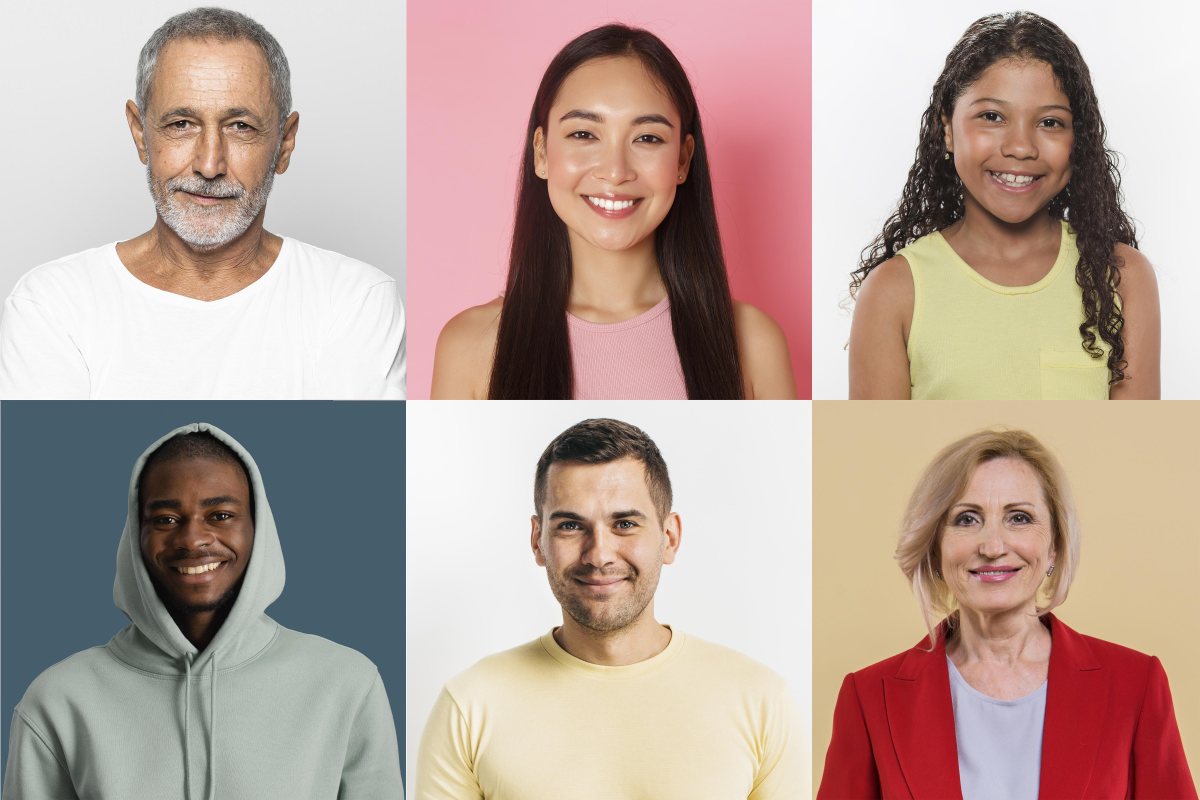
//> input picture people.jpg, 4800 x 3200 px (shown at 1/4 size)
$ ./main people.jpg   (built with g++ and OpenCV 4)
//> lines starting //> are read from the running program, lines starting //| are printed output that depends on the picture
#include "opencv2/opencv.hpp"
#include "opencv2/objdetect.hpp"
#include <iostream>
#include <omp.h>

using namespace std;
using namespace cv;

// Función para detectar y guardar los rostros detectados
void detectFacesAndSaveCrops(const Mat& image, CascadeClassifier& face_cascade, vector<Rect>& faces)
{
    Mat gray_image;
    cvtColor(image, gray_image, COLOR_BGR2GRAY);
    equalizeHist(gray_image, gray_image);

    GaussianBlur(gray_image, gray_image, Size(5, 5), 1.5);
    face_cascade.detectMultiScale(gray_image, faces, 1.1, 5, 0 | CASCADE_SCALE_IMAGE, Size(30, 30), Size());

    #pragma omp parallel for
    for (size_t i = 0; i < faces.size(); i++)
    {
        Mat faceROI = image(faces[i]);
        string face_filename = "rostro_" + to_string(i) + ".jpg";
        imwrite(face_filename, faceROI);
    }
}

// Función para marcar los rostros detectados y guardar la imagen final
void markFacesAndSaveImage(const Mat& image, const vector<Rect>& faces, const string& output_image_name)
{
    Mat colored_image;
    applyColorMap(image, colored_image, COLORMAP_OCEAN);

    // Dibujar rectángulos alrededor de cada rostro detectado
    for (size_t i = 0; i < faces.size(); i++)
    {
        rectangle(colored_image, faces[i], Scalar(0, 255, 0), 2);
    }

    // Guardar la imagen con los rostros marcados
    imwrite(output_image_name, colored_image);
    cout << "Imagen con rostros guardada como " << output_image_name << endl;

    Mat resized_image;
    Size new_size(800, 600);
    resize(colored_image, resized_image, new_size);
    namedWindow("Rostros detectados", WINDOW_NORMAL);
    imshow("Rostros detectados", resized_image);
    waitKey(0);
}

int main(int argc, char** argv)
{
    if (argc != 2)
    {
        cout << "Uso: " << argv[0] << " <imagen.jpeg>" << endl;
        return -1;
    }

    string image_path = argv[1];
    Mat image = imread(image_path, IMREAD_COLOR);
//> image is the input picture: 3200 rows x 4800 cols, CV_8UC3; mean B, G, R 155.8, 164.5, 185.2

    if (image.empty())
    {
        cout << "Error al cargar la imagen!" << endl;
        return -1;
    }

    CascadeClassifier face_cascade;
    if (!face_cascade.load("/usr/local/share/opencv4/haarcascades/haarcascade_frontalface_alt2.xml"))
    {
        cout << "Error al cargar el archivo haarcascade_frontalface_alt2.xml" << endl;
        return -1;
    }

    // Vector para almacenar los rostros detectados
    vector<Rect> faces;

    // Detectar rostros y guardar los recortes de rostros
    detectFacesAndSaveCrops(image, face_cascade, faces);
//> in detectFacesAndSaveCrops, `cvtColor(image, gray_image, COLOR_BGR2GRAY);`:
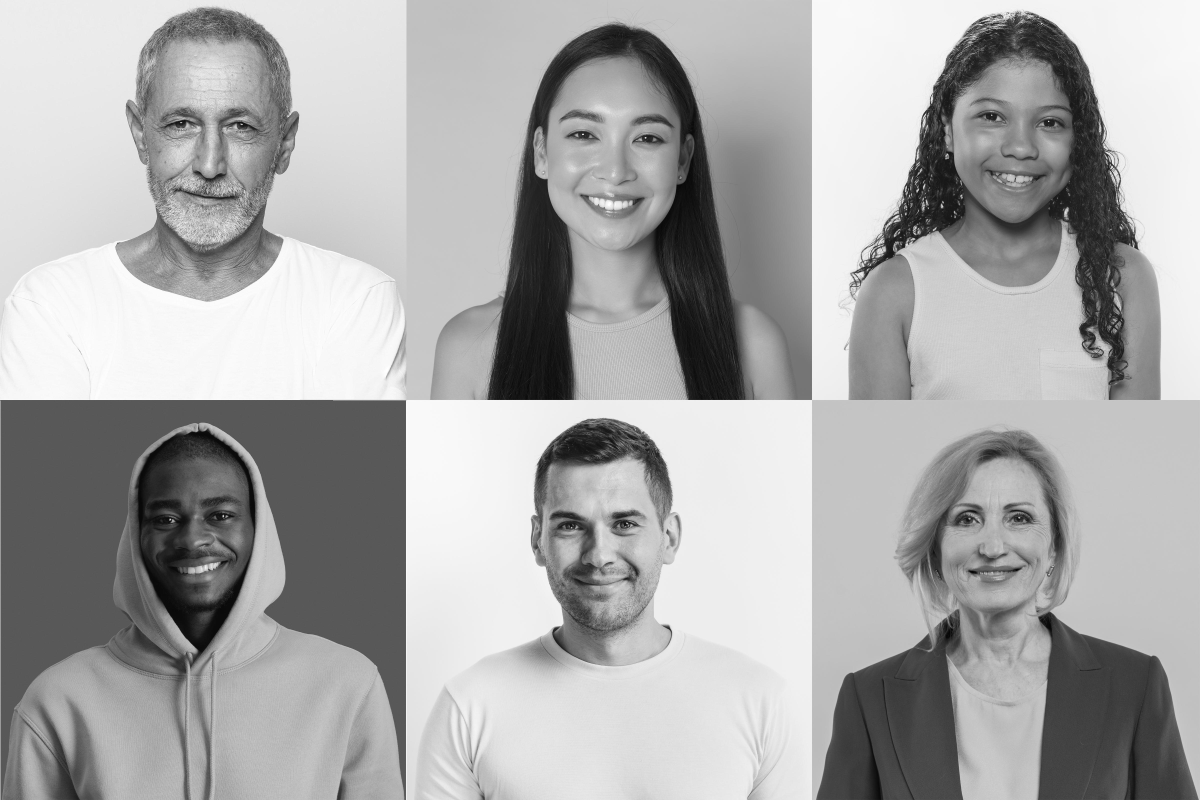
//> gray_image: 3200 rows x 4800 cols, CV_8UC1 (shown at 1/4 size); min 0, max 255, mean 169.7
//> in detectFacesAndSaveCrops, `equalizeHist(gray_image, gray_image);`:
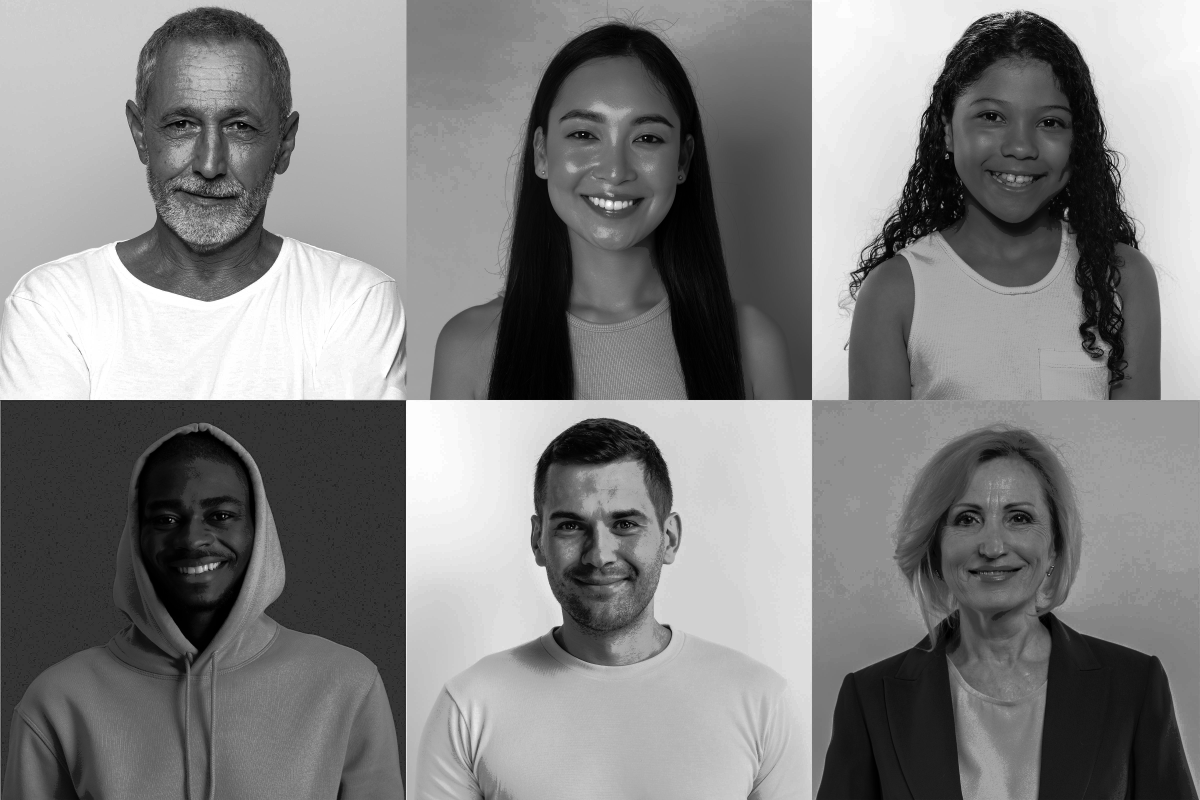
//> gray_image: 3200 rows x 4800 cols, CV_8UC1 (shown at 1/4 size); min 0, max 255, mean 129
//> in detectFacesAndSaveCrops, `face_cascade.detectMultiScale(gray_image, faces, 1.1, 5, 0 | CASCADE_S..`: faces = 6 Rects (x, y, width, height): [3801, 269, 549, 549], [3705, 1870, 541, 541], [508, 242, 674, 674], [490, 1847, 565, 565], [2102, 1875, 592, 592], [2104, 270, 718, 718]
//> the loop in detectFacesAndSaveCrops, `for (size_t i = 0; i < faces.size(); i++)` made 6 passes
//> pass 1, in detectFacesAndSaveCrops, `Mat faceROI = image(faces[i]);`:
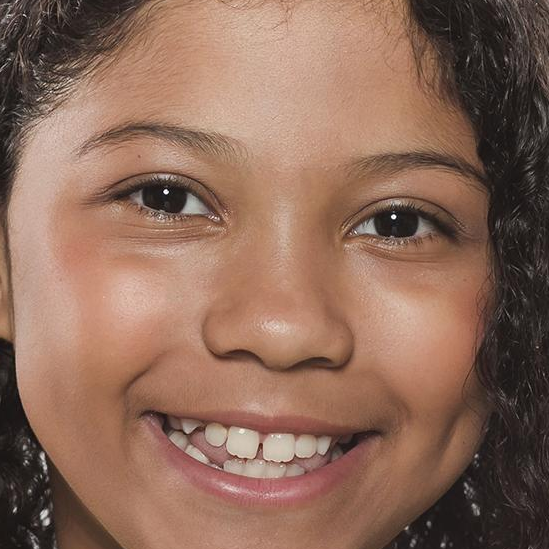
//> faceROI: 549 rows x 549 cols, CV_8UC3; mean B, G, R 89.5, 106.2, 140.9
//> pass 3, in detectFacesAndSaveCrops, `Mat faceROI = image(faces[i]);`:
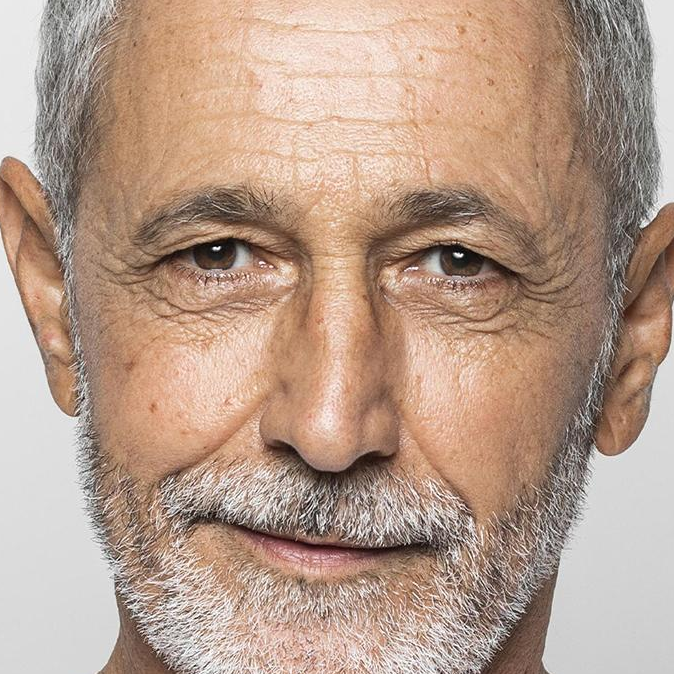
//> faceROI: 674 rows x 674 cols, CV_8UC3; mean B, G, R 139.1, 156.1, 183

    // Marcar los rostros en la imagen original y guardar la imagen marcada
    markFacesAndSaveImage(image, faces, "rostros_marcados.jpg");
//> in markFacesAndSaveImage, `applyColorMap(image, colored_image, COLORMAP_OCEAN);`:
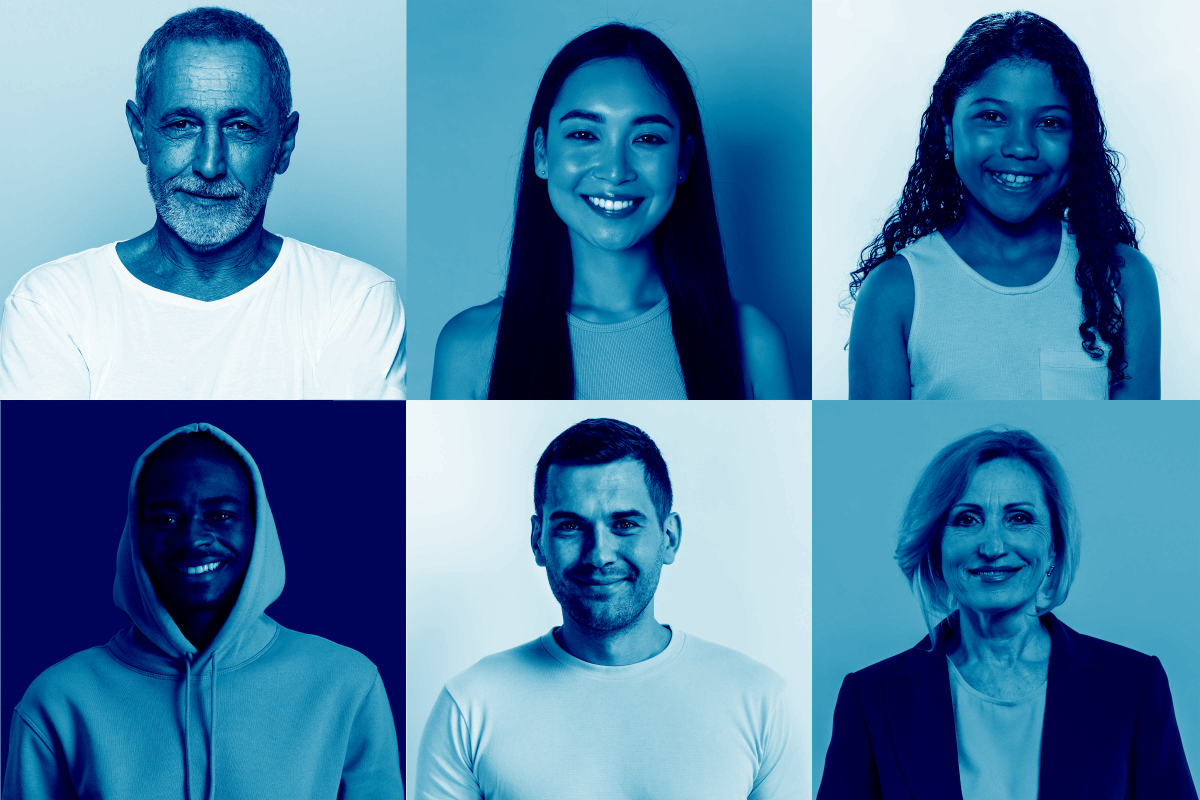
//> colored_image: 3200 rows x 4800 cols, CV_8UC3 (shown at 1/4 size); mean B, G, R 169.7, 134, 84.3
//> the loop in markFacesAndSaveImage, `for (size_t i = 0; i < faces.size(); i++)` made 6 passes
//> in markFacesAndSaveImage, `resize(colored_image, resized_image, new_size);`:
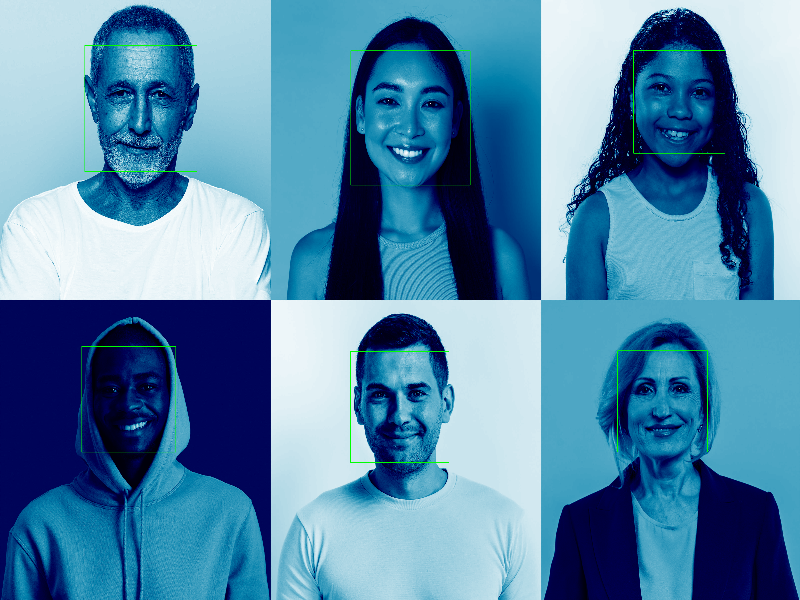
//> resized_image: 600 rows x 800 cols, CV_8UC3; mean B, G, R 169.2, 134.4, 84.1

    return 0;
}
